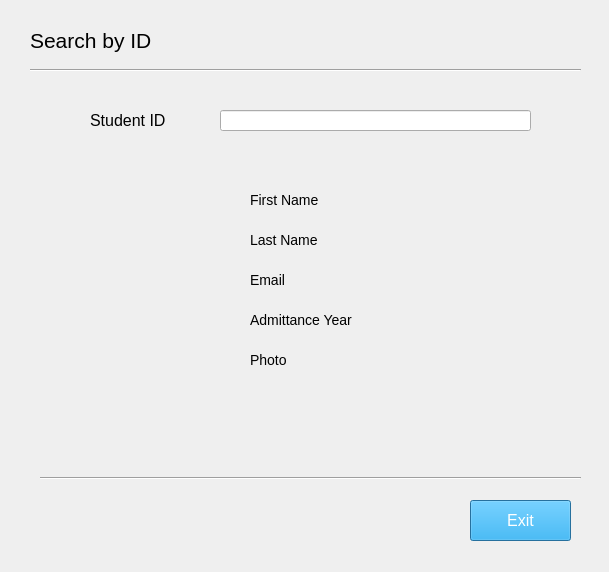
<?xml version="1.0" encoding="UTF-8"?>
<ui version="4.0">
 <class>Search</class>
 <widget class="QDialog" name="Search">
  <property name="geometry">
   <rect>
    <x>0</x>
    <y>0</y>
    <width>609</width>
    <height>572</height>
   </rect>
  </property>
  <property name="windowTitle">
   <string>Search by ID</string>
  </property>
  <widget class="QLabel" name="label_7">
   <property name="geometry">
    <rect>
     <x>90</x>
     <y>110</y>
     <width>81</width>
     <height>21</height>
    </rect>
   </property>
   <property name="styleSheet">
    <string notr="true">font-size: 16px;</string>
   </property>
   <property name="text">
    <string>Student ID</string>
   </property>
  </widget>
  <widget class="QLabel" name="email_label">
   <property name="geometry">
    <rect>
     <x>250</x>
     <y>270</y>
     <width>81</width>
     <height>20</height>
    </rect>
   </property>
   <property name="styleSheet">
    <string notr="true">font-size: 14px;</string>
   </property>
   <property name="text">
    <string>Email</string>
   </property>
  </widget>
  <widget class="QLabel" name="last_name_label">
   <property name="geometry">
    <rect>
     <x>250</x>
     <y>230</y>
     <width>81</width>
     <height>20</height>
    </rect>
   </property>
   <property name="styleSheet">
    <string notr="true">font-size: 14px;</string>
   </property>
   <property name="text">
    <string>Last Name</string>
   </property>
  </widget>
  <widget class="QLabel" name="photo_text">
   <property name="geometry">
    <rect>
     <x>380</x>
     <y>350</y>
     <width>191</width>
     <height>21</height>
    </rect>
   </property>
   <property name="accessibleName">
    <string/>
   </property>
   <property name="styleSheet">
    <string notr="true">font-size: 14px;</string>
   </property>
   <property name="text">
    <string/>
   </property>
  </widget>
  <widget class="QLineEdit" name="lineEdit">
   <property name="geometry">
    <rect>
     <x>220</x>
     <y>110</y>
     <width>311</width>
     <height>21</height>
    </rect>
   </property>
   <property name="inputMethodHints">
    <set>Qt::ImhNone</set>
   </property>
   <property name="text">
    <string/>
   </property>
  </widget>
  <widget class="Line" name="line">
   <property name="geometry">
    <rect>
     <x>30</x>
     <y>60</y>
     <width>551</width>
     <height>21</height>
    </rect>
   </property>
   <property name="orientation">
    <enum>Qt::Horizontal</enum>
   </property>
  </widget>
  <widget class="QLabel" name="first_name_label">
   <property name="geometry">
    <rect>
     <x>250</x>
     <y>190</y>
     <width>81</width>
     <height>20</height>
    </rect>
   </property>
   <property name="styleSheet">
    <string notr="true">font-size: 14px;</string>
   </property>
   <property name="text">
    <string>First Name</string>
   </property>
  </widget>
  <widget class="QLabel" name="photo_label">
   <property name="geometry">
    <rect>
     <x>250</x>
     <y>350</y>
     <width>81</width>
     <height>20</height>
    </rect>
   </property>
   <property name="styleSheet">
    <string notr="true">font-size: 14px;</string>
   </property>
   <property name="text">
    <string>Photo</string>
   </property>
  </widget>
  <widget class="QLabel" name="label">
   <property name="geometry">
    <rect>
     <x>30</x>
     <y>20</y>
     <width>131</width>
     <height>41</height>
    </rect>
   </property>
   <property name="text">
    <string>&lt;html&gt;&lt;head/&gt;&lt;body&gt;&lt;p&gt;&lt;span style=&quot; font-size:16pt;&quot;&gt;Search by ID&lt;/span&gt;&lt;/p&gt;&lt;/body&gt;&lt;/html&gt;</string>
   </property>
  </widget>
  <widget class="QLabel" name="year_text">
   <property name="geometry">
    <rect>
     <x>380</x>
     <y>310</y>
     <width>191</width>
     <height>21</height>
    </rect>
   </property>
   <property name="styleSheet">
    <string notr="true">font-size: 14px;</string>
   </property>
   <property name="text">
    <string/>
   </property>
  </widget>
  <widget class="QLabel" name="first_name_text">
   <property name="geometry">
    <rect>
     <x>380</x>
     <y>190</y>
     <width>191</width>
     <height>21</height>
    </rect>
   </property>
   <property name="styleSheet">
    <string notr="true">font-size: 14px;</string>
   </property>
   <property name="text">
    <string/>
   </property>
  </widget>
  <widget class="QLabel" name="year_label">
   <property name="geometry">
    <rect>
     <x>250</x>
     <y>310</y>
     <width>111</width>
     <height>20</height>
    </rect>
   </property>
   <property name="styleSheet">
    <string notr="true">font-size: 14px;</string>
   </property>
   <property name="text">
    <string>Admittance Year</string>
   </property>
  </widget>
  <widget class="QLabel" name="email_text">
   <property name="geometry">
    <rect>
     <x>380</x>
     <y>270</y>
     <width>191</width>
     <height>21</height>
    </rect>
   </property>
   <property name="styleSheet">
    <string notr="true">font-size: 14px;</string>
   </property>
   <property name="text">
    <string/>
   </property>
  </widget>
  <widget class="QLabel" name="last_name_text">
   <property name="geometry">
    <rect>
     <x>380</x>
     <y>230</y>
     <width>191</width>
     <height>21</height>
    </rect>
   </property>
   <property name="styleSheet">
    <string notr="true">font-size: 14px;</string>
   </property>
   <property name="text">
    <string/>
   </property>
  </widget>
  <widget class="Line" name="line_2">
   <property name="geometry">
    <rect>
     <x>40</x>
     <y>470</y>
     <width>541</width>
     <height>16</height>
    </rect>
   </property>
   <property name="orientation">
    <enum>Qt::Horizontal</enum>
   </property>
  </widget>
  <widget class="QLabel" name="pic_label">
   <property name="geometry">
    <rect>
     <x>20</x>
     <y>170</y>
     <width>191</width>
     <height>231</height>
    </rect>
   </property>
   <property name="text">
    <string/>
   </property>
  </widget>
  <widget class="QPushButton" name="pushButton">
   <property name="geometry">
    <rect>
     <x>470</x>
     <y>500</y>
     <width>101</width>
     <height>41</height>
    </rect>
   </property>
   <property name="font">
    <font>
     <pointsize>12</pointsize>
    </font>
   </property>
   <property name="styleSheet">
    <string notr="true">background-color: rgb(0, 170, 255);
color: rgb(255, 255, 255);</string>
   </property>
   <property name="text">
    <string>Exit</string>
   </property>
  </widget>
 </widget>
 <resources/>
 <connections/>
</ui>
